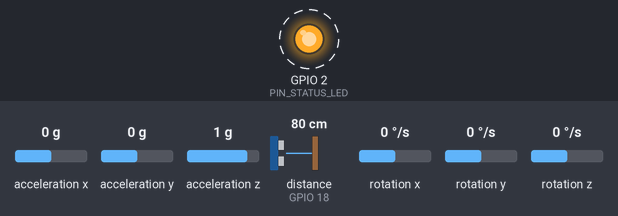
Bench run of a sketch on a simulated ESP32. Shown: output pins drawn as LEDs (lit = HIGH). Wiring (inferred from the names in the program): ultrasonic range finder: trigger GPIO 5; echo GPIO 18. Dashed ring = blinking. The test bench sets the inputs (shaded band); at power-on: acceleration x 0 g, acceleration y 0 g, acceleration z 1 g, distance to the obstacle (sensor on GPIO 18) 80 cm, rotation x 0 °/s, rotation y 0 °/s, rotation z 0 °/s. The echo pulse lasts 58.3 µs per cm; pins used as bus, display or sensor lines are not drawn; what the sketch prints to the serial monitor is not drawn.

Above: at 3.7 s.
Timing chart, 0 to 6.6 s (numbered marks = the images above):
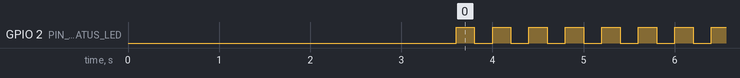

Measured:
- by itself, GPIO 2 (PIN_STATUS_LED): alternates HIGH for 0.20 s and LOW for 0.20 s

The sketch:

sensor_node_esp32_6.ino
```cpp
/**
 * ====================================================================================================
 * PROJECT: INTRINSICALLY SAFE REAL-TIME MINE SUBSIDENCE MONITORING (SIH 26025)
 * FIRMWARE: Sensor Field Node 1 (sensor_node_esp32_6.ino)
 * TARGET: Standard ESP32 Development Board (Arduino IDE Compilable)
 * ====================================================================================================
 *
 * AUDIT CORRECTIONS IMPLEMENTED:
 * 1. Slot 0 Ultrasonic Sampling Pause Elimination:
 *    - In loop(), background ultrasonic distance sampling is permitted during Slot 0 (0 to 80ms).
 *    - Only paused strictly during active Slot 1 execution window (80ms to 160ms):
 *      bool isInsideSlot1Window = (beaconReceived && !slotTransmittedForFrame &&
 *                                  elapsed >= currentSlotDurationMs && elapsed < (2 * currentSlotDurationMs));
 * 2. Explicit RF Wi-Fi Channel Lock:
 *    - Included <esp_wifi.h>.
 *    - Immediately after WiFi.mode(WIFI_STA) and WiFi.disconnect(), executed:
 *      esp_wifi_set_channel(ESPNOW_WIFI_CHANNEL, WIFI_SECOND_CHAN_NONE);
 *      Locks physical RF transceiver strictly to Channel 1, eliminating channel drift.
 * 3. Continuous MPU6050 Complementary Filter Updates:
 *    - mpu.update() is called on EVERY iteration of loop().
 *    - Guarantees accurate gyro integration dt and completely eliminates angle drift/lag.
 * 4. Non-Blocking Ultrasonic Distance Sampling:
 *    - pulseIn() is decoupled from TDMA slot dispatch. Distance is pre-sampled in background (60ms)
 *    - Telemetry is dispatched instantaneously (< 1 ms) inside TDMA Slot 1.
 * 5. Strict Slot Window Upper-Bound Guard:
 *    - Node 1 transmits strictly between 80ms and 160ms. Missed windows are skipped to protect Node 2.
 * ====================================================================================================
 */

#include <Arduino.h>
#include <esp_now.h>
#include <WiFi.h>
#include <esp_wifi.h> // Explicit Wi-Fi Hardware Channel Configuration
#include <Wire.h>
#include <MPU6050_tockn.h>

/* ====================================================================================================
 * 1. NODE CONFIGURATION & HARDWARE PIN ASSIGNMENTS
 * ==================================================================================================== */
#define NODE_ID                 1    // NODE 1 (Assigned Slot 1: 80ms to 160ms)
#define ESPNOW_WIFI_CHANNEL     1    // Must strictly match Central Hub channel (Locked)

// I2C Pins for MPU6050
#define PIN_I2C_SDA             21   // Standard ESP32 I2C SDA
#define PIN_I2C_SCL             22   // Standard ESP32 I2C SCL

// HC-SR04 Ultrasonic Sensor Pins
#define PIN_TRIG                5    // HC-SR04 Ultrasonic Trigger Pin
#define PIN_ECHO                18   // HC-SR04 Ultrasonic Echo Pin

// Visual Indicator Pin
#define PIN_STATUS_LED          2    // Onboard status LED

// Protocol Message Identifiers
#define PKT_TYPE_BEACON         0x01
#define PKT_TYPE_TELEMETRY      0x02

// Central Hub ESP-NOW Broadcast Address
uint8_t hubBroadcastAddress[] = {0xFF, 0xFF, 0xFF, 0xFF, 0xFF, 0xFF};

/* ====================================================================================================
 * 2. EXACT PACKED BINARY PAYLOAD STRUCTS (MAINTAINED)
 * ==================================================================================================== */

// TDMA Synchronization Beacon received from Central Hub
struct __attribute__((packed)) TDMABeaconPacket {
    uint8_t  msg_type;
    uint32_t frame_id;
    uint32_t beacon_time_ms;
    uint16_t slot_duration_ms;
    uint8_t  total_slots;
    uint8_t  emergency_flag;
};

// Real Telemetry Payload transmitted to Central Hub
struct __attribute__((packed)) SensorPayload {
    uint8_t  msg_type;
    uint8_t  node_id;
    float    tilt;          // Tilt angle in degrees (mapped from mpu.getAngleX())
    float    vibration;     // Dynamic acceleration in g
    float    displacement;  // Roof displacement in millimeters (from HC-SR04)
};

/* ====================================================================================================
 * 3. GLOBAL STATE, DRIVERS & TELEMETRY CACHING
 * ==================================================================================================== */
MPU6050 mpu(Wire);

volatile bool beaconReceived = false;
volatile uint32_t syncLocalTimeMs = 0;
volatile uint16_t currentSlotDurationMs = 80;
volatile bool slotTransmittedForFrame = false; // Written by ESP-NOW ISR (OnDataRecv) — must be volatile

// Pre-cached sensor telemetry for instantaneous (<1ms) TDMA dispatch
float cachedTilt = 0.0f;
float cachedVib = 0.0f;
float cachedDisp = 0.0f;

// Background ultrasonic sampling timer
uint32_t lastUltrasonicSampleMs = 0;
#define ULTRASONIC_SAMPLE_INTERVAL_MS 100

// --- Interrupt-driven HC-SR04 echo timing ---
// pulseIn() busy-waits and is fatally disrupted by ESP-NOW Wi-Fi radio ISRs.
// Instead, we record echo rise/fall timestamps via a GPIO ISR.
volatile uint32_t echoRiseUs  = 0;
volatile uint32_t echoFallUs  = 0;
volatile bool     echoReady   = false; // true once a complete pulse has been captured
volatile bool     echoWaiting = false; // true between trigger and first rising edge

void IRAM_ATTR echoISR() {
    if (digitalRead(PIN_ECHO) == HIGH) {
        // Rising edge — pulse has started
        echoRiseUs  = micros();
        echoReady   = false;
        echoWaiting = true;
    } else {
        // Falling edge — pulse complete
        if (echoWaiting) {
            echoFallUs  = micros();
            echoReady   = true;
            echoWaiting = false;
        }
    }
}

/* ====================================================================================================
 * 4. HC-SR04 ULTRASONIC DISPLACEMENT SENSOR DRIVER (INTERRUPT-DRIVEN, NON-BLOCKING)
 * ==================================================================================================== */

/**
 * @brief Fires the HC-SR04 trigger pulse. The echo is captured asynchronously by echoISR().
 *        Call this, then poll readCachedUltrasonicMm() after ~38ms for the result.
 *
 * Root-cause fix: pulseIn() busy-waits and is fatally preempted by ESP-NOW Wi-Fi radio ISRs,
 * causing it to always return 0 and log a false SENSOR FAULT. The ISR approach records
 * echo rise/fall timestamps independently of the main execution context.
 */
void triggerUltrasonic() {
    echoReady   = false;
    echoWaiting = false;
    digitalWrite(PIN_TRIG, LOW);
    delayMicroseconds(2);
    digitalWrite(PIN_TRIG, HIGH);
    delayMicroseconds(10);
    digitalWrite(PIN_TRIG, LOW);
    // echoISR() will fire on the rising/falling edge of PIN_ECHO
}

/**
 * @brief Returns the distance in mm from the last completed echo capture, or -999 on timeout.
 *        Must be called at least ~38ms after triggerUltrasonic().
 */
float readCachedUltrasonicMm() {
    // ATOMIC SNAPSHOT: echoRiseUs and echoFallUs are both written by echoISR().
    // Reading them across two separate statements without disabling interrupts risks
    // a torn read — the ISR could update echoFallUs between the two reads, producing
    // a near-zero or garbage duration_us. Snapshot both atomically.
    noInterrupts();
    bool     ready  = echoReady;
    uint32_t rise   = echoRiseUs;
    uint32_t fall   = echoFallUs;
    interrupts();

    if (!ready) {
        Serial.println("[SENSOR FAULT] Node 1: Ultrasonic echo timeout/disconnected. Skipping displacement parameter.");
        return -999.0f;
    }
    uint32_t duration_us = fall - rise;
    if (duration_us == 0 || duration_us > 38000) {
        Serial.println("[SENSOR FAULT] Node 1: Ultrasonic echo out of range. Skipping displacement parameter.");
        return -999.0f;
    }
    float distance_mm = (float)duration_us * 0.1715f;
    return distance_mm;
}

/* ====================================================================================================
 * 5. ESP-NOW RECEPTION CALLBACK (TDMA BEACON SYNCHRONIZATION)
 * ==================================================================================================== */
#if ESP_IDF_VERSION >= ESP_IDF_VERSION_VAL(5, 0, 0)
void OnDataRecv(const esp_now_recv_info_t *recv_info, const uint8_t *incomingData, int len) {
#else
void OnDataRecv(const uint8_t *mac_addr, const uint8_t *incomingData, int len) {
#endif
    if (len == sizeof(TDMABeaconPacket)) {
        TDMABeaconPacket beacon;
        memcpy(&beacon, incomingData, sizeof(beacon));
        if (beacon.msg_type == PKT_TYPE_BEACON) {
            syncLocalTimeMs = millis();
            currentSlotDurationMs = beacon.slot_duration_ms;
            beaconReceived = true;
            slotTransmittedForFrame = false; // Reset transmission lock for new TDMA frame
        }
    }
}

/* ====================================================================================================
 * 6. SETUP
 * ==================================================================================================== */
void setup() {
    Serial.begin(115200);
    delay(500);
    Serial.printf("\n[NODE %d] Initializing Geotechnical Sensor Node (sensor_node_esp32_6)...\n", NODE_ID);

    // Initialize Status LED
    pinMode(PIN_STATUS_LED, OUTPUT);
    digitalWrite(PIN_STATUS_LED, LOW);

    // Initialize HC-SR04 Ultrasonic Pins
    pinMode(PIN_TRIG, OUTPUT);
    pinMode(PIN_ECHO, INPUT);
    digitalWrite(PIN_TRIG, LOW);

    // Attach interrupt-driven echo capture (CHANGE = both rising and falling edges)
    attachInterrupt(digitalPinToInterrupt(PIN_ECHO), echoISR, CHANGE);

    // Initialize I2C Bus and MPU6050_tockn Library
    Wire.begin(PIN_I2C_SDA, PIN_I2C_SCL);
    Serial.println("[SENSOR] Initializing MPU6050 via MPU6050_tockn...");
    mpu.begin();
    Serial.println("[SENSOR] Calculating gyro offsets (Keep sensor stationary)...");
    mpu.calcGyroOffsets(true);
    Serial.println("[SENSOR] MPU6050 calibration complete.");

    // Initial ultrasonic trigger (result captured asynchronously via echoISR)
    triggerUltrasonic();
    delay(50); // Wait for first echo to complete before entering loop
    cachedDisp = readCachedUltrasonicMm();

    // Initialize Wi-Fi in Station mode for ESP-NOW
    WiFi.mode(WIFI_STA);
    WiFi.disconnect();

    // Explicitly lock physical Wi-Fi hardware to Channel 1
    esp_err_t chanErr = esp_wifi_set_channel(ESPNOW_WIFI_CHANNEL, WIFI_SECOND_CHAN_NONE);
    if (chanErr == ESP_OK) {
        Serial.printf("[RF LOCK] Wi-Fi Hardware locked to Channel %d\n", ESPNOW_WIFI_CHANNEL);
    } else {
        Serial.printf("[RF ERROR] Failed to lock Wi-Fi channel: %d\n", chanErr);
    }

    if (esp_now_init() != ESP_OK) {
        Serial.println("[ESP-NOW] Critical Init Failure!");
        while (1) delay(1000);
    }

    esp_now_register_recv_cb(OnDataRecv);

    // Register Hub broadcast peer
    esp_now_peer_info_t peerInfo = {};
    memcpy(peerInfo.peer_addr, hubBroadcastAddress, 6);
    peerInfo.channel = ESPNOW_WIFI_CHANNEL;
    peerInfo.encrypt = false;

    if (!esp_now_is_peer_exist(hubBroadcastAddress)) {
        esp_now_add_peer(&peerInfo);
    }

    Serial.printf("[NODE %d READY] Synchronized on Wi-Fi Channel %d.\n", NODE_ID, ESPNOW_WIFI_CHANNEL);
}

/* ====================================================================================================
 * 7. MAIN LOOP: CONTINUOUS MPU FILTER UPDATES + BACKGROUND SAMPLING + INSTANT TDMA DISPATCH
 * ==================================================================================================== */
void loop() {
    uint32_t now = millis();

    // Beacon Expiry & Serial Protection
    if (beaconReceived && (now - syncLocalTimeMs > 2000)) {
        beaconReceived = false;
    }

    // Node Status LED Logic
    if (!beaconReceived && (now - syncLocalTimeMs > 2000)) {
        uint32_t cycle = now % 400;
        digitalWrite(PIN_STATUS_LED, (cycle < 200) ? HIGH : LOW);
    } else if (!beaconReceived) {
        digitalWrite(PIN_STATUS_LED, LOW);
    }

    // 1. MANDATORY CONTINUOUS UPDATE: Update MPU6050 complementary filter on EVERY loop cycle!
    // Ensures internal gyro integration dt is accurate and eliminates angle drift/freezing.
    mpu.update();

    // 2. Continuous background telemetry update
    float ax = mpu.getAccX();
    float ay = mpu.getAccY();
    float az = mpu.getAccZ();
    float t_angle = mpu.getAngleX();

    if (isnan(t_angle) || isnan(ax) || isnan(ay) || isnan(az)) {
        Serial.println("[SENSOR FAULT] Node 1: MPU6050 read error. Skipping tilt/vibration parameter.");
        cachedTilt = -999.0f;
        cachedVib  = -999.0f;
    } else {
        cachedTilt = t_angle;
        float total_g = sqrt(ax * ax + ay * ay + az * az);
        cachedVib = fabs(total_g - 1.0f);
    }

    // 3. MANDATORY AUDIT FIX: Ultrasonic background sampling is active during Slot 0 (0-80ms),
    // and ONLY paused when actively inside the Slot 1 transmission window (80-160ms)!
    //
    // FIX (uint32_t underflow): Re-sample millis() HERE, after mpu.update() completes, so that
    // syncLocalTimeMs (which may have been updated by the ESP-NOW ISR during mpu.update()) is
    // always <= currentMs. The ternary guard prevents the rare case where the ISR fires between
    // the millis() call and the subtraction, yielding 0 instead of 4294967295.
    uint32_t currentMs = millis();
    // ATOMIC SNAPSHOT: syncLocalTimeMs and currentSlotDurationMs are written by the
    // ESP-NOW ISR (OnDataRecv). Reading them without disabling interrupts risks a torn
    // read where the ISR updates one but not the other mid-computation.
    noInterrupts();
    uint32_t snap_syncMs  = syncLocalTimeMs;
    uint16_t snap_slotDur = currentSlotDurationMs;
    interrupts();
    uint32_t elapsed = (currentMs >= snap_syncMs) ? (currentMs - snap_syncMs) : 0;
    bool isInsideSlot1Window = (beaconReceived && !slotTransmittedForFrame &&
                                elapsed >= snap_slotDur &&
                                elapsed < (2 * snap_slotDur));

    // INTERRUPT-DRIVEN ULTRASONIC SAMPLING:
    // Two-phase approach: trigger fires the pulse, then after ~40ms we read the ISR-captured result.
    // This completely avoids pulseIn() which is fatally preempted by ESP-NOW Wi-Fi radio ISRs.
    static bool ultrasonicTriggered = false;
    static uint32_t ultrasonicTriggerMs = 0;

    if (!isInsideSlot1Window) {
        if (!ultrasonicTriggered && (currentMs - lastUltrasonicSampleMs >= ULTRASONIC_SAMPLE_INTERVAL_MS)) {
            // Phase 1: Fire the trigger pulse
            triggerUltrasonic();
            ultrasonicTriggered  = true;
            ultrasonicTriggerMs  = currentMs;
        } else if (ultrasonicTriggered && (currentMs - ultrasonicTriggerMs >= 40)) {
            // Phase 2: Re-evaluate slot window with the CURRENT time before reading back,
            // because the slot may have started during the 40ms wait. If we are now inside
            // the TX window, defer the read to the next loop iteration to avoid delaying TX.
            noInterrupts();
            uint32_t snap2_syncMs  = syncLocalTimeMs;
            uint16_t snap2_slotDur = currentSlotDurationMs;
            interrupts();
            uint32_t elapsed2 = (currentMs >= snap2_syncMs) ? (currentMs - snap2_syncMs) : 0;
            bool nowInSlot = (beaconReceived && !slotTransmittedForFrame &&
                              elapsed2 >= snap2_slotDur && elapsed2 < (2 * snap2_slotDur));
            if (!nowInSlot) {
                cachedDisp             = readCachedUltrasonicMm();
                ultrasonicTriggered    = false;
                lastUltrasonicSampleMs = currentMs;
            }
        }
    }

    // 4. INSTANTANEOUS TDMA SLOT 1 TRANSMISSION (< 1 ms dispatch)
    if (beaconReceived && !slotTransmittedForFrame) {
        uint32_t slotStartTime = (uint32_t)NODE_ID * currentSlotDurationMs; // 80ms
        uint32_t slotEndTime   = slotStartTime + currentSlotDurationMs;     // 160ms

        // FIX (uint32_t underflow): Re-sample currentMs again immediately before the slot
        // boundary check so any ESP-NOW ISR that fires between section 3 and here is captured.
        currentMs = millis();
        noInterrupts();
        uint32_t tx_syncMs  = syncLocalTimeMs;
        uint16_t tx_slotDur = currentSlotDurationMs;
        interrupts();
        elapsed = (currentMs >= tx_syncMs) ? (currentMs - tx_syncMs) : 0;
        // Recompute slot boundaries with the freshly snapshotted slot duration
        slotStartTime = (uint32_t)NODE_ID * tx_slotDur;
        slotEndTime   = slotStartTime + tx_slotDur;

        // STRICT SLOT WINDOW UPPER-BOUND GUARD:
        if (elapsed >= slotStartTime && elapsed < slotEndTime) {
            // Dispatches pre-cached sensor readings instantaneously without blocking
            SensorPayload payload;
            payload.msg_type = PKT_TYPE_TELEMETRY;
            payload.node_id = NODE_ID;
            payload.tilt = cachedTilt;
            payload.vibration = cachedVib;
            payload.displacement = cachedDisp;

            esp_err_t result = esp_now_send(hubBroadcastAddress, (uint8_t *)&payload, sizeof(payload));
            if (result == ESP_OK) {
                Serial.printf("[NODE %d TX SLOT 1] Sent Instant (<1ms): Tilt=%+05.2f deg | Vib=%04.2f g | Disp=%05.1f mm\n",
                              NODE_ID, cachedTilt, cachedVib, cachedDisp);
                digitalWrite(PIN_STATUS_LED, HIGH);
                delayMicroseconds(5000);
                digitalWrite(PIN_STATUS_LED, LOW);
            } else {
                Serial.printf("[NODE %d TX ERROR] ESP-NOW send failed: %d\n", NODE_ID, result);
            }

            slotTransmittedForFrame = true; // Transmit strictly once per frame
        }
        else if (elapsed >= slotEndTime) {
            // Missed slot window! Skip to protect adjacent slots from collisions
            slotTransmittedForFrame = true;
            if (beaconReceived) {
                // Ensure we don't spam if beacon is lost, though outer if handles this
                Serial.printf("[TDMA GUARD Node %d] Missed window (+%ums, window %u-%ums). Skipping frame.\n",
                              NODE_ID, (unsigned)elapsed, (unsigned)slotStartTime, (unsigned)slotEndTime);
            }
        }
    }
}
```
